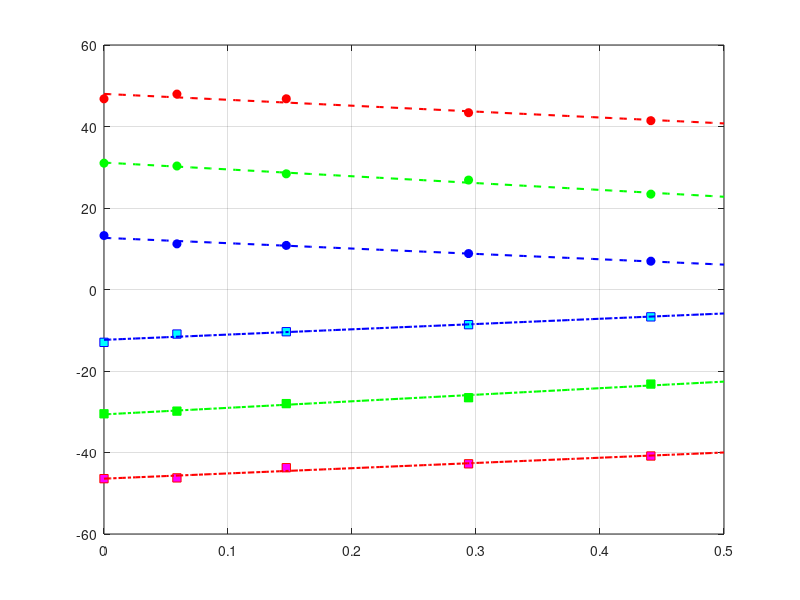

Recreate this plot in MATLAB. (Note: this script raises an error after producing the figure.)
% 直流电动机机械特性实验数据分析 (正反转对比)
clear; clc; close all;

% --- 1. 实验常数定义 ---
g = 9.8;           % 重力加速度 (m/s^2)
r = 0.015;         % 绕线轮半径 (m)
Z = 1564;          % 编码器线数 (lines)

% --- 2. 实验数据录入 (质量 m: kg, 频率 f: Hz) ---
m_loads = [0, 0.4, 1.0, 2.0, 3.0]; % 负载质量点

% 正转数据 (来自第五部分)
f_60 = [345, 292, 282, 230, 181];
f_70 = [808, 790, 740, 700, 610];
f_80 = [1220, 1250, 1220, 1131, 1080];

% 反转数据 (来自第六部分)
f_40 = [338, 285, 270, 225, 175];
f_30 = [795, 778, 730, 692, 605];
f_20 = [1210, 1205, 1140, 1115, 1065];

% --- 3. 数据计算 (转矩 T_L 与 转速 n) ---
% 计算负载转矩 T_L = m * g * r
T_L = m_loads .* g .* r;

% 计算转速 n = 60 * f / Z (正转为正，反转为负)
calc_n_pos = @(f) (60 .* f) ./ Z;
calc_n_neg = @(f) -1 * (60 .* f) ./ Z;

n_60 = calc_n_pos(f_60);
n_70 = calc_n_pos(f_70);
n_80 = calc_n_pos(f_80);

n_40 = calc_n_neg(f_40);
n_30 = calc_n_neg(f_30);
n_20 = calc_n_neg(f_20);

% --- 4. 曲线拟合 (线性拟合 n = p1*T + p2) ---
% 使用 polyfit 进行一次多项式拟合
p_60 = polyfit(T_L, n_60, 1);
p_70 = polyfit(T_L, n_70, 1);
p_80 = polyfit(T_L, n_80, 1);

p_40 = polyfit(T_L, n_40, 1);
p_30 = polyfit(T_L, n_30, 1);
p_20 = polyfit(T_L, n_20, 1);

% 生成拟合直线
T_fit = linspace(0, 0.5, 100);
fit_60 = polyval(p_60, T_fit);
fit_70 = polyval(p_70, T_fit);
fit_80 = polyval(p_80, T_fit);
fit_40 = polyval(p_40, T_fit);
fit_30 = polyval(p_30, T_fit);
fit_20 = polyval(p_20, T_fit);

% --- 5. 打印拟合函数表达式 ---
fprintf('=== 正转拟合函数 ===\n');
fprintf('D=60%%: n = %.2f * T + %.2f\n', p_60(1), p_60(2));
fprintf('D=70%%: n = %.2f * T + %.2f\n', p_70(1), p_70(2));
fprintf('D=80%%: n = %.2f * T + %.2f\n', p_80(1), p_80(2));
fprintf('\n=== 反转拟合函数 ===\n');
fprintf('D=40%%: n = %.2f * T + %.2f\n', p_40(1), p_40(2));
fprintf('D=30%%: n = %.2f * T + %.2f\n', p_30(1), p_30(2));
fprintf('D=20%%: n = %.2f * T + %.2f\n', p_20(1), p_20(2));

% --- 6. 绘图 ---
figure('Name', '直流电动机机械特性全图', 'Color', 'w');
hold on; grid on; box on;

% 绘制正转曲线 (MarkerFaceColor 使用标准颜色缩写)
plot(T_L, n_60, 'bo', 'MarkerFaceColor', 'b', 'DisplayName', '60% 实验点');
plot(T_fit, fit_60, 'b--', 'LineWidth', 1.5, 'DisplayName', '60% 拟合线');

plot(T_L, n_70, 'go', 'MarkerFaceColor', 'g', 'DisplayName', '70% 实验点');
plot(T_fit, fit_70, 'g--', 'LineWidth', 1.5, 'DisplayName', '70% 拟合线');

plot(T_L, n_80, 'ro', 'MarkerFaceColor', 'r', 'DisplayName', '80% 实验点');
plot(T_fit, fit_80, 'r--', 'LineWidth', 1.5, 'DisplayName', '80% 拟合线');

% 绘制反转曲线 (修复 'lime' 报错，改为标准颜色)
% D=40%: 青色 (Cyan)
plot(T_L, n_40, 'bs', 'MarkerFaceColor', 'c', 'DisplayName', '40% 实验点');
plot(T_fit, fit_40, 'b-.', 'LineWidth', 1.5, 'DisplayName', '40% 拟合线');

% D=30%: 绿色 (Green - 替代 lime)
plot(T_L, n_30, 'gs', 'MarkerFaceColor', 'g', 'DisplayName', '30% 实验点');
plot(T_fit, fit_30, 'g-.', 'LineWidth', 1.5, 'DisplayName', '30% 拟合线');

% D=20%: 品红 (Magenta)
plot(T_L, n_20, 'rs', 'MarkerFaceColor', 'm', 'DisplayName', '20% 实验点');
plot(T_fit, fit_20, 'r-.', 'LineWidth', 1.5, 'DisplayName', '20% 拟合线');

% 图表修饰
y_line = yline(0, 'k-', 'LineWidth', 1); set(get(get(y_line,'Annotation'),'LegendInformation'),'IconDisplayStyle','off'); % 0轴
xlabel('负载转矩 T_L (N·m)', 'FontSize', 12);
ylabel('转速 n (r/min)', 'FontSize', 12);
title('直流电动机正反转机械特性曲线实验对比', 'FontSize', 14);
legend('Location', 'bestoutside'); % 图例放在外侧以免遮挡
axis([0 0.5 -60 60]);
